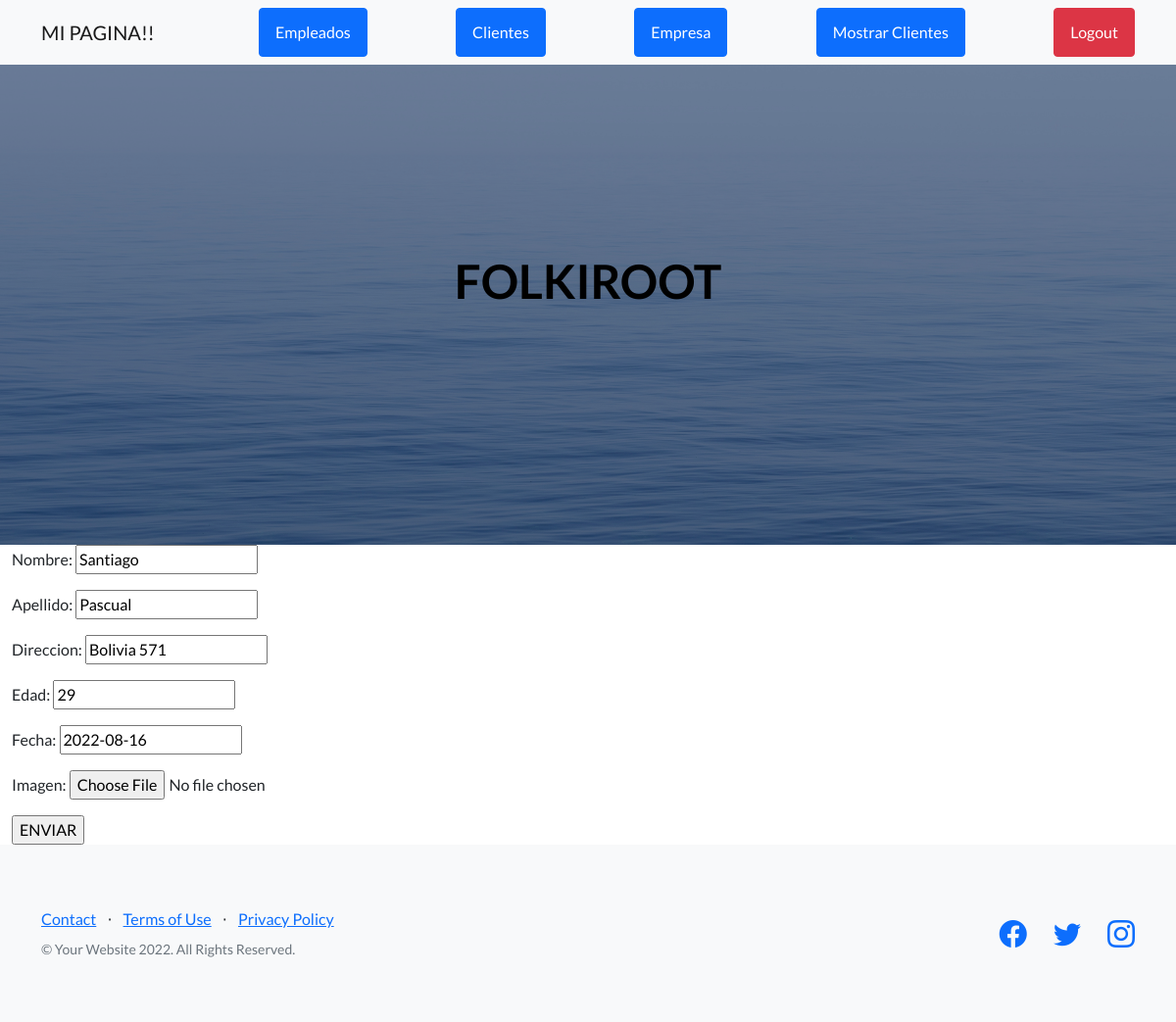
Page /AppProyecto/cliente/edit/4 (signed in) on the committed database.
### AppProyecto/models.py (models this page shows, shortened)
class Cliente(models.Model):
    nombre = models.CharField(max_length=50)
    apellido = models.CharField(max_length=50)
    direccion = models.CharField(max_length=50)
    edad = models.IntegerField()
    fecha = models.DateField(default=datetime.now)
    imagen = models.ImageField(upload_to='cliente', null=True, blank=True)

### AppProyecto/views.py (the view)
# urls.py: path("cliente/edit/<pk>", UpdateCliente.as_view(), name="update_clientes"),
class UpdateCliente(LoginRequiredMixin, UpdateView):
    model = Cliente
    success_url = reverse_lazy("inicio")
    fields = ["nombre", "apellido", "direccion", "edad","fecha", "imagen"]

### AppProyecto/templates/AppProyecto/cliente_form.html (shortened to what this page needs)
    {% extends 'AppProyecto/index.html' %}
    {% block acerca_de_mi %}
    <a class="btn btn-primary" href="{% url 'list_clientes' %}">Mostrar Clientes</a>
    {% endblock %}
    {% block main %}
    <div class="container-fluid justify-content-center"><form method="post"> {% csrf_token %}
            {{form.as_p}}
        <input type="submit" value="ENVIAR">
    </form></div>
    {% endblock %}

### rows in the picture
Cliente: nombre "Santiago", apellido "Pascual", direccion "Bolivia 571", edad "29", fecha "2022-08-16"
